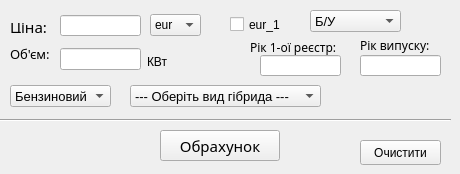
    <widget class="QWidget" name="Car">
     <attribute name="title">
      <string>Легкові</string>
     </attribute>
     <widget class="QLineEdit" name="ECprice">
      <property name="geometry">
       <rect>
        <x>60</x>
        <y>15</y>
        <width>81</width>
        <height>21</height>
       </rect>
      </property>
      <property name="text">
       <string/>
      </property>
     </widget>
     <widget class="QLabel" name="LCprice">
      <property name="geometry">
       <rect>
        <x>10</x>
        <y>20</y>
        <width>47</width>
        <height>13</height>
       </rect>
      </property>
      <property name="font">
       <font>
        <family>MS Reference Sans Serif</family>
        <pointsize>11</pointsize>
       </font>
      </property>
      <property name="text">
       <string>Ціна:</string>
      </property>
      <property name="textFormat">
       <enum>Qt::AutoText</enum>
      </property>
     </widget>
     <widget class="QLabel" name="LCvolume">
      <property name="geometry">
       <rect>
        <x>10</x>
        <y>47</y>
        <width>50</width>
        <height>13</height>
       </rect>
      </property>
      <property name="font">
       <font>
        <family>MS Reference Sans Serif</family>
        <pointsize>10</pointsize>
       </font>
      </property>
      <property name="text">
       <string>Об'єм:</string>
      </property>
      <property name="wordWrap">
       <bool>true</bool>
      </property>
     </widget>
     <widget class="QLineEdit" name="ECvolume">
      <property name="geometry">
       <rect>
        <x>60</x>
        <y>48</y>
        <width>81</width>
        <height>22</height>
       </rect>
      </property>
     </widget>
     <widget class="Line" name="Cline">
      <property name="geometry">
       <rect>
        <x>0</x>
        <y>110</y>
        <width>451</width>
        <height>20</height>
       </rect>
      </property>
      <property name="orientation">
       <enum>Qt::Horizontal</enum>
      </property>
     </widget>
     <widget class="QPushButton" name="BCcalc">
      <property name="geometry">
       <rect>
        <x>160</x>
        <y>130</y>
        <width>120</width>
        <height>31</height>
       </rect>
      </property>
      <property name="font">
       <font>
        <family>MS Reference Sans Serif</family>
        <pointsize>11</pointsize>
       </font>
      </property>
      <property name="text">
       <string>Обрахунок</string>
      </property>
     </widget>
     <widget class="QPushButton" name="BCclear">
      <property name="geometry">
       <rect>
        <x>360</x>
        <y>140</y>
        <width>81</width>
        <height>25</height>
       </rect>
      </property>
      <property name="text">
       <string>Очистити</string>
      </property>
     </widget>
     <widget class="QComboBox" name="cBCval">
      <property name="geometry">
       <rect>
        <x>150</x>
        <y>14</y>
        <width>51</width>
        <height>22</height>
       </rect>
      </property>
      <item>
       <property name="text">
        <string>eur</string>
       </property>
      </item>
      <item>
       <property name="text">
        <string>usd</string>
       </property>
      </item>
      <item>
       <property name="text">
        <string>zlt</string>
       </property>
      </item>
      <item>
       <property name="text">
        <string>chf</string>
       </property>
      </item>
     </widget>
     <widget class="QComboBox" name="cBCtyp">
      <property name="geometry">
       <rect>
        <x>310</x>
        <y>10</y>
        <width>91</width>
        <height>22</height>
       </rect>
      </property>
      <property name="font">
       <font>
        <pointsize>10</pointsize>
       </font>
      </property>
      <item>
       <property name="text">
        <string>Б/У</string>
       </property>
      </item>
      <item>
       <property name="text">
        <string>Нова</string>
       </property>
      </item>
     </widget>
     <widget class="QLineEdit" name="ECyear">
      <property name="geometry">
       <rect>
        <x>260</x>
        <y>55</y>
        <width>81</width>
        <height>21</height>
       </rect>
      </property>
     </widget>
     <widget class="QLabel" name="LCyear">
      <property name="geometry">
       <rect>
        <x>250</x>
        <y>37</y>
        <width>101</width>
        <height>21</height>
       </rect>
      </property>
      <property name="font">
       <font>
        <family>MS Reference Sans Serif</family>
        <pointsize>9</pointsize>
       </font>
      </property>
      <property name="acceptDrops">
       <bool>false</bool>
      </property>
      <property name="frameShape">
       <enum>QFrame::NoFrame</enum>
      </property>
      <property name="text">
       <string>&lt;html&gt;&lt;head/&gt;&lt;body&gt;&lt;p&gt;Рік 1-ої реєстр:&lt;/p&gt;&lt;/body&gt;&lt;/html&gt;</string>
      </property>
     </widget>
     <widget class="QLineEdit" name="ECyear_2">
      <property name="geometry">
       <rect>
        <x>360</x>
        <y>55</y>
        <width>81</width>
        <height>21</height>
       </rect>
      </property>
     </widget>
     <widget class="QLabel" name="LCyear_2">
      <property name="geometry">
       <rect>
        <x>360</x>
        <y>37</y>
        <width>91</width>
        <height>16</height>
       </rect>
      </property>
      <property name="font">
       <font>
        <family>MS Reference Sans Serif</family>
        <pointsize>9</pointsize>
       </font>
      </property>
      <property name="text">
       <string>Рік випуску:</string>
      </property>
     </widget>
     <widget class="QCheckBox" name="cBCeur_1">
      <property name="geometry">
       <rect>
        <x>230</x>
        <y>15</y>
        <width>72</width>
        <height>19</height>
       </rect>
      </property>
      <property name="text">
       <string>eur_1</string>
      </property>
     </widget>
     <widget class="QComboBox" name="cBCoil">
      <property name="geometry">
       <rect>
        <x>10</x>
        <y>85</y>
        <width>101</width>
        <height>22</height>
       </rect>
      </property>
      <property name="font">
       <font>
        <pointsize>10</pointsize>
       </font>
      </property>
      <item>
       <property name="text">
        <string>Бензиновий</string>
       </property>
      </item>
      <item>
       <property name="text">
        <string>Дизельний</string>
       </property>
      </item>
      <item>
       <property name="text">
        <string>Електричний</string>
       </property>
      </item>
      <item>
       <property name="text">
        <string>Інший</string>
       </property>
      </item>
      <item>
       <property name="text">
        <string>Гібрид</string>
       </property>
      </item>
     </widget>
     <widget class="QComboBox" name="cBCoil_2">
      <property name="enabled">
       <bool>true</bool>
      </property>
      <property name="geometry">
       <rect>
        <x>130</x>
        <y>85</y>
        <width>191</width>
        <height>22</height>
       </rect>
      </property>
      <property name="font">
       <font>
        <pointsize>10</pointsize>
       </font>
      </property>
      <property name="editable">
       <bool>false</bool>
      </property>
      <property name="maxVisibleItems">
       <number>10</number>
      </property>
      <property name="frame">
       <bool>true</bool>
      </property>
      <item>
       <property name="text">
        <string>--- Оберіть вид гібрида ---</string>
       </property>
      </item>
      <item>
       <property name="text">
        <string>Бен/Елек гібрид</string>
       </property>
      </item>
      <item>
       <property name="text">
        <string>Диз/Елек гібрид</string>
       </property>
      </item>
      <item>
       <property name="text">
        <string>Елек з д.в.з. для генератора</string>
       </property>
      </item>
     </widget>
     <widget class="QLabel" name="LCel">
      <property name="geometry">
       <rect>
        <x>147</x>
        <y>54</y>
        <width>31</width>
        <height>16</height>
       </rect>
      </property>
      <property name="text">
       <string>КВт</string>
      </property>
     </widget>
    </widget>
